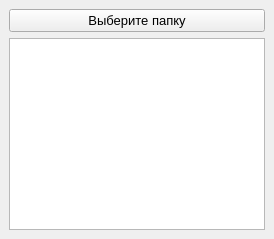
  <widget class="QDockWidget" name="dockExplorer">
   <property name="enabled">
    <bool>true</bool>
   </property>
   <property name="floating">
    <bool>false</bool>
   </property>
   <property name="features">
    <set>QDockWidget::DockWidgetClosable|QDockWidget::DockWidgetMovable</set>
   </property>
   <property name="windowTitle">
    <string>ПРОВОДНИК</string>
   </property>
   <attribute name="dockWidgetArea">
    <number>1</number>
   </attribute>
   <widget class="QWidget" name="dockExplorerContainer">
    <layout class="QVBoxLayout" name="verticalLayout">
     <property name="spacing">
      <number>7</number>
     </property>
     <property name="leftMargin">
      <number>0</number>
     </property>
     <property name="topMargin">
      <number>0</number>
     </property>
     <property name="rightMargin">
      <number>0</number>
     </property>
     <property name="bottomMargin">
      <number>0</number>
     </property>
     <item>
      <widget class="QWidget" name="dockExplorerSubContainer" native="true">
       <layout class="QVBoxLayout" name="verticalLayout_2">
        <item>
         <widget class="QWidget" name="explorerButtons" native="true">
          <layout class="QHBoxLayout" name="horizontalLayout_5">
           <property name="spacing">
            <number>0</number>
           </property>
           <property name="leftMargin">
            <number>0</number>
           </property>
           <property name="topMargin">
            <number>0</number>
           </property>
           <property name="rightMargin">
            <number>0</number>
           </property>
           <property name="bottomMargin">
            <number>0</number>
           </property>
           <item>
            <widget class="QPushButton" name="buttonSelectFolder">
             <property name="font">
              <font>
               <pointsize>10</pointsize>
              </font>
             </property>
             <property name="text">
              <string>Выберите папку</string>
             </property>
            </widget>
           </item>
          </layout>
         </widget>
        </item>
        <item>
         <widget class="QTreeView" name="treeView"/>
        </item>
       </layout>
      </widget>
     </item>
    </layout>
   </widget>
  </widget>
